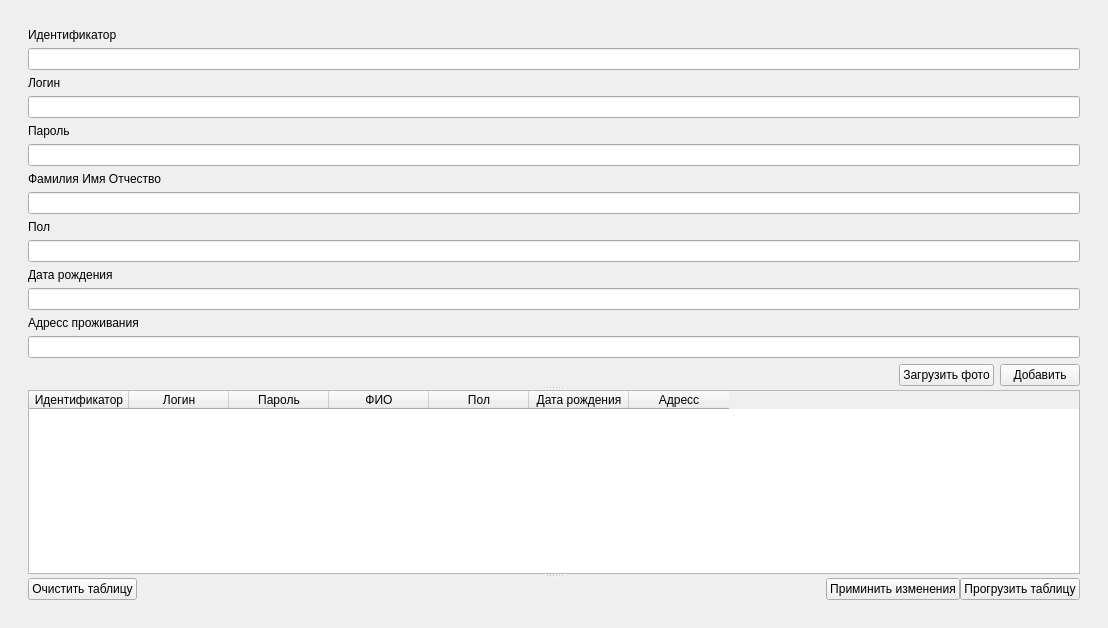
            <widget class="QWidget" name="add_personal_page">
             <layout class="QGridLayout" name="gridLayout_4">
              <property name="leftMargin">
               <number>10</number>
              </property>
              <property name="topMargin">
               <number>10</number>
              </property>
              <property name="rightMargin">
               <number>10</number>
              </property>
              <property name="bottomMargin">
               <number>10</number>
              </property>
              <property name="horizontalSpacing">
               <number>0</number>
              </property>
              <item row="0" column="0">
               <widget class="QWidget" name="widget_8" native="true">
                <layout class="QGridLayout" name="gridLayout_11">
                 <item row="0" column="0">
                  <widget class="QWidget" name="widget_9" native="true">
                   <layout class="QGridLayout" name="gridLayout_12">
                    <item row="0" column="0">
                     <widget class="QSplitter" name="splitter">
                      <property name="orientation">
                       <enum>Qt::Vertical</enum>
                      </property>
                      <widget class="QWidget" name="layoutWidget">
                       <layout class="QVBoxLayout" name="verticalLayout_32">
                        <item>
                         <layout class="QVBoxLayout" name="verticalLayout_31">
                          <item>
                           <layout class="QVBoxLayout" name="verticalLayout_24">
                            <item>
                             <widget class="QLabel" name="label_4">
                              <property name="text">
                               <string>Идентификатор</string>
                              </property>
                             </widget>
                            </item>
                            <item>
                             <widget class="QLineEdit" name="lineEdit_id"/>
                            </item>
                           </layout>
                          </item>
                          <item>
                           <layout class="QVBoxLayout" name="verticalLayout_25">
                            <item>
                             <widget class="QLabel" name="label_5">
                              <property name="text">
                               <string>Логин</string>
                              </property>
                             </widget>
                            </item>
                            <item>
                             <widget class="QLineEdit" name="lineEdit_login"/>
                            </item>
                           </layout>
                          </item>
                          <item>
                           <layout class="QVBoxLayout" name="verticalLayout_26">
                            <item>
                             <widget class="QLabel" name="label_23">
                              <property name="text">
                               <string>Пароль</string>
                              </property>
                             </widget>
                            </item>
                            <item>
                             <widget class="QLineEdit" name="lineEdit_password"/>
                            </item>
                           </layout>
                          </item>
                          <item>
                           <layout class="QVBoxLayout" name="verticalLayout_29">
                            <item>
                             <widget class="QLabel" name="label_26">
                              <property name="text">
                               <string>Фамилия Имя Отчество</string>
                              </property>
                             </widget>
                            </item>
                            <item>
                             <widget class="QLineEdit" name="lineEdit_fio"/>
                            </item>
                           </layout>
                          </item>
                          <item>
                           <layout class="QVBoxLayout" name="verticalLayout_27">
                            <item>
                             <widget class="QLabel" name="label_24">
                              <property name="text">
                               <string>Пол</string>
                              </property>
                             </widget>
                            </item>
                            <item>
                             <widget class="QLineEdit" name="lineEdit_pol"/>
                            </item>
                           </layout>
                          </item>
                          <item>
                           <layout class="QVBoxLayout" name="verticalLayout_30">
                            <item>
                             <widget class="QLabel" name="label_25">
                              <property name="text">
                               <string>Дата рождения</string>
                              </property>
                             </widget>
                            </item>
                            <item>
                             <widget class="QLineEdit" name="lineEdit_data"/>
                            </item>
                           </layout>
                          </item>
                          <item>
                           <layout class="QVBoxLayout" name="verticalLayout_28">
                            <item>
                             <widget class="QLabel" name="label_27">
                              <property name="text">
                               <string>Адресс проживания</string>
                              </property>
                             </widget>
                            </item>
                            <item>
                             <widget class="QLineEdit" name="lineEdit_addres"/>
                            </item>
                           </layout>
                          </item>
                         </layout>
                        </item>
                        <item>
                         <layout class="QHBoxLayout" name="horizontalLayout_8">
                          <item>
                           <spacer name="horizontalSpacer_9">
                            <property name="orientation">
                             <enum>Qt::Horizontal</enum>
                            </property>
                            <property name="sizeHint" stdset="0">
                             <size>
                              <width>40</width>
                              <height>20</height>
                             </size>
                            </property>
                           </spacer>
                          </item>
                          <item>
                           <widget class="QLabel" name="label_status">
                            <property name="text">
                             <string/>
                            </property>
                           </widget>
                          </item>
                          <item>
                           <widget class="QPushButton" name="btn_upload_user_photo">
                            <property name="text">
                             <string>Загрузить фото</string>
                            </property>
                           </widget>
                          </item>
                          <item>
                           <widget class="QPushButton" name="btn_add_user_in_bd">
                            <property name="text">
                             <string>Добавить</string>
                            </property>
                           </widget>
                          </item>
                         </layout>
                        </item>
                       </layout>
                      </widget>
                      <widget class="QTableWidget" name="tableWidget_2">
                       <column>
                        <property name="text">
                         <string>Идентификатор</string>
                        </property>
                       </column>
                       <column>
                        <property name="text">
                         <string>Логин</string>
                        </property>
                       </column>
                       <column>
                        <property name="text">
                         <string>Пароль</string>
                        </property>
                       </column>
                       <column>
                        <property name="text">
                         <string>ФИО</string>
                        </property>
                       </column>
                       <column>
                        <property name="text">
                         <string>Пол</string>
                        </property>
                       </column>
                       <column>
                        <property name="text">
                         <string>Дата рождения</string>
                        </property>
                       </column>
                       <column>
                        <property name="text">
                         <string>Адресс</string>
                        </property>
                       </column>
                      </widget>
                      <widget class="QWidget" name="widget_10" native="true">
                       <layout class="QHBoxLayout" name="horizontalLayout_10">
                        <property name="spacing">
                         <number>0</number>
                        </property>
                        <property name="leftMargin">
                         <number>0</number>
                        </property>
                        <property name="topMargin">
                         <number>0</number>
                        </property>
                        <property name="rightMargin">
                         <number>0</number>
                        </property>
                        <property name="bottomMargin">
                         <number>0</number>
                        </property>
                        <item>
                         <widget class="QPushButton" name="btn_clear_table_2">
                          <property name="text">
                           <string>Очистить таблицу</string>
                          </property>
                         </widget>
                        </item>
                        <item>
                         <spacer name="horizontalSpacer_10">
                          <property name="orientation">
                           <enum>Qt::Horizontal</enum>
                          </property>
                          <property name="sizeHint" stdset="0">
                           <size>
                            <width>689</width>
                            <height>20</height>
                           </size>
                          </property>
                         </spacer>
                        </item>
                        <item>
                         <widget class="QPushButton" name="btn_add_upload">
                          <property name="text">
                           <string>Приминить изменения</string>
                          </property>
                         </widget>
                        </item>
                        <item>
                         <widget class="QPushButton" name="btn_get_date_2">
                          <property name="text">
                           <string>Прогрузить таблицу</string>
                          </property>
                         </widget>
                        </item>
                       </layout>
                      </widget>
                     </widget>
                    </item>
                   </layout>
                  </widget>
                 </item>
                </layout>
               </widget>
              </item>
             </layout>
            </widget>
